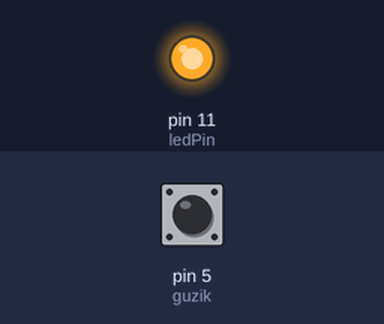
The sketch below on a simulated Arduino Uno, built with avr-gcc and run on an emulated ATmega328P. On the bench: output pins drawn as LEDs (lit = HIGH). Inputs (shaded band) come from the test bench; at power-on: pin 5 (guzik) HIGH.

Above: at 1.2 s.
1.3 s: pin 5 (guzik) pulled LOW for 1 s
At 1.67 s:
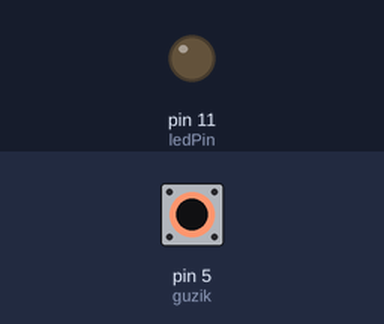
3.8 s: pin 5 (guzik) pulled LOW for 3.2 s
At 4.17 s:
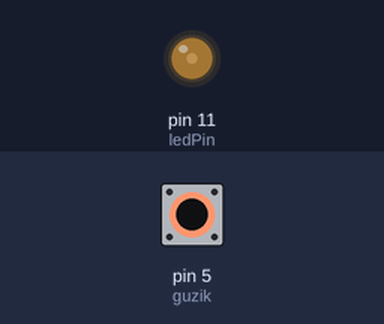
Timing chart, 0 to 8.5 s (numbered marks = the images above; inputs shaded):
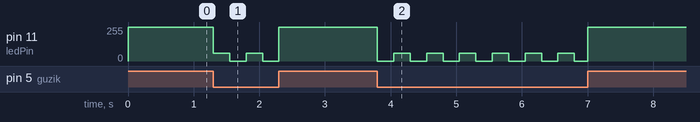

The sketch:

led_dobry_nodelay2.ino
```cpp
// Variables will change:
int pwm = 0;
unsigned long previousMillis = 0;

// constants won't change:
const long interval = 250;
const int ledPin = 11;
const int guzik = 5;

void setup() {

  pinMode(ledPin, OUTPUT);
  pinMode(guzik,INPUT_PULLUP);

}

void loop() {
  unsigned long currentMillis = millis();
  if (digitalRead(guzik) == HIGH) {
    analogWrite(ledPin, 255);
     }
       else {
        if (currentMillis - previousMillis >= interval) {
          previousMillis = currentMillis;
       if (pwm == 0)
       {
           pwm = 60;

           }    else
           {
          pwm = 0;
          }
    }
  analogWrite(ledPin, pwm); // set the LED with the ledState of the variable:
  }

  }
```

Measured:
- after the input at 1.3 s, pin 11 (ledPin): 255/255 → 60/255 at once, → 0/255 0.25 s later, → 60/255 0.25 s later, → 0/255 0.25 s later, … (5 changes in this stretch)
- after the input at 3.8 s, pin 11 (ledPin): 255/255 → 0/255 at once, → 60/255 0.25 s later, → 0/255 0.25 s later, → 60/255 0.25 s later, … (14 changes in this stretch)
